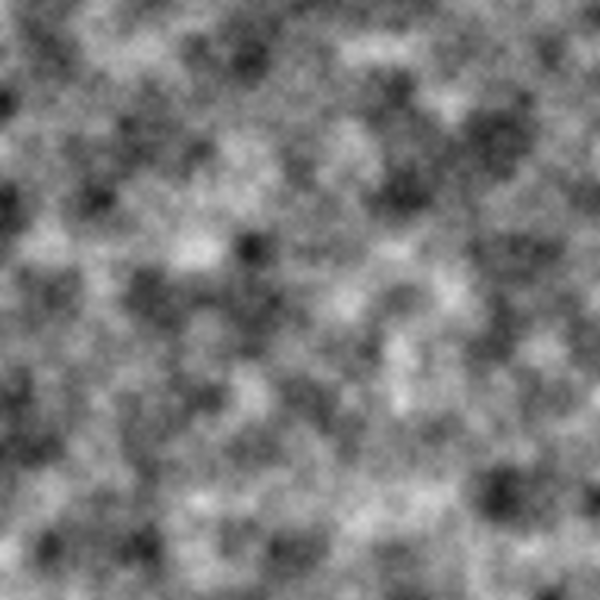
Frame 1 (no input)
Frame 60 (no input): identical to frame 1, image omitted
Frame 120 (the mouse pressed at the canvas centre since frame 60): identical to frame 1, image omitted

The p5.js sketch that drew this single still picture (run headless with seeded random() and noise() and a simulated clock; from frame 60 on, the mouse is pressed at the canvas centre):

// p5.js sketch
// ── sketch.js
// Visualisation of 2D Perlin noise


// Perlin noise offset
let offset = 0.02;

function setup() {
  createCanvas(600, 600);
}

function draw() {
  loadPixels();
  let yoff = 0;
  for (let y = 0; y < height; y++) {
    let xoff = 0;
    for (let x = 0; x < width; x++) {

      let index = (x + y * width) * 4;
      let r = noise(xoff, yoff) * 255;

      pixels[index + 0] = r;
      pixels[index + 1] = r;
      pixels[index + 2] = r;
      pixels[index + 3] = 255;

      xoff += offset;
    }
    yoff += offset;
  }
  updatePixels();
}
